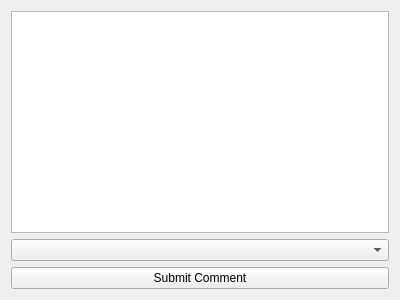
<?xml version="1.0" encoding="UTF-8"?>
<ui version="4.0">
 <class>Form</class>
 <widget class="QWidget" name="Form">
  <property name="geometry">
   <rect>
    <x>0</x>
    <y>0</y>
    <width>400</width>
    <height>300</height>
   </rect>
  </property>
  <property name="windowTitle">
   <string>Form</string>
  </property>
  <layout class="QVBoxLayout" name="verticalLayout">
   <item>
    <widget class="QTextEdit" name="comment_box">
     <property name="inputMethodHints">
      <set>Qt::ImhMultiLine|Qt::ImhPreferLatin</set>
     </property>
     <property name="autoFormatting">
      <set>QTextEdit::AutoNone</set>
     </property>
    </widget>
   </item>
   <item>
    <widget class="QComboBox" name="channel_select"/>
   </item>
   <item>
    <widget class="QPushButton" name="create_comment_button">
     <property name="text">
      <string>Submit Comment</string>
     </property>
    </widget>
   </item>
  </layout>
 </widget>
 <resources/>
 <connections/>
</ui>
